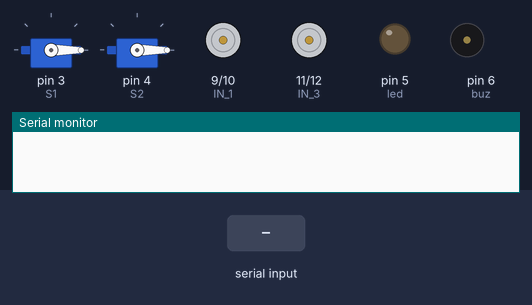
Simulated run of this sketch. Board: Arduino Uno, built with avr-gcc and run on an emulated ATmega328P. Shown: 2 × servo, motor-driver pin pairs drawn as motors (green arrow = first pin HIGH = forward, orange = second pin HIGH = backward, longer = more drive, scaled by the enable pin), output pins drawn as LEDs (lit = HIGH), buzzer (waves = sounding, pin HIGH), the last lines printed to the serial monitor. The test bench sets the inputs (shaded band).

Above: at 1.2 s.
1.3 s: "V" received over Serial
At 2.2 s:
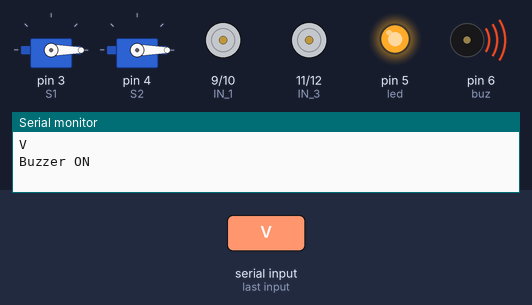
2.9 s: "R" received over Serial
At 4.0 s:
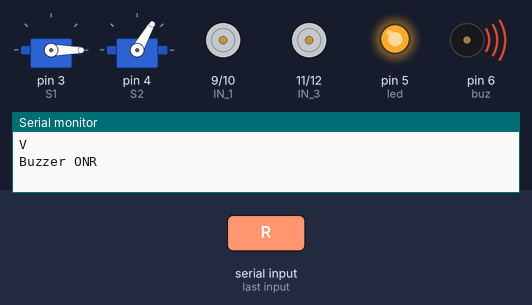
4.4 s: "L" received over Serial
5.9 s: "F" received over Serial
7.4 s: "B" received over Serial
8.9 s: "W" received over Serial
At 8.97 s:
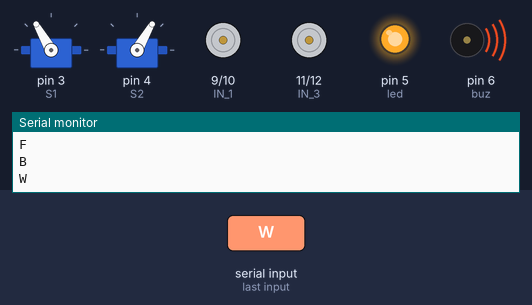
At 10.5 s:
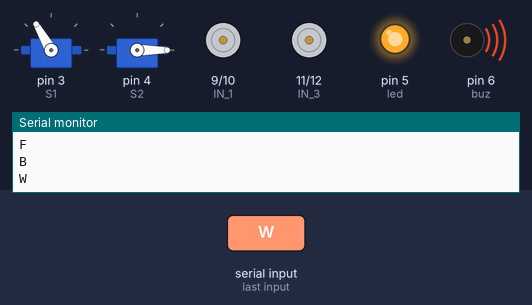
Timing chart, 0 to 11.5 s (numbered marks = the images above; inputs shaded):
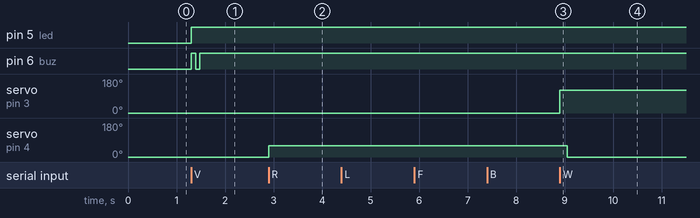

Measured:
- after the input at 1.3 s, pin 5 (led): LOW → HIGH at once; pin 6 (buz): LOW → HIGH at once, → LOW 0.09 s later, → HIGH 0.09 s later
- after the input at 2.9 s, servo on pin 4 (S2): 0° → 60° at once
- after the input at 8.9 s, servo on pin 3 (S1): 0° → 120° at once; servo on pin 4 (S2): 60° → 0° after 0.15 s

The sketch:

Bth_rc_car.ino
```cpp
//Techatronic.com

#include <Servo.h>
Servo servo1;
Servo servo2;

int angle = 0;
#define S1   3                 // Left arm
#define S2   4                // Right arm

#define ENA 7           // Enable/speed motors Right
#define ENB 8          // Enable/speed motors Left
#define led 5         // led EYE
#define buz 6        // buzzer

#define IN_1 9      // Motor driver inputs
#define IN_2 10
#define IN_3 11
#define IN_4 12


void setup()
{
  Serial.begin(9600);
pinMode(IN_1, OUTPUT);
pinMode(IN_2, OUTPUT);
pinMode(IN_3, OUTPUT);
pinMode(IN_4, OUTPUT);
pinMode(ENA, OUTPUT);
pinMode(ENB, OUTPUT);
pinMode(led, OUTPUT);
pinMode(buz, OUTPUT);
 servo1.attach(S1);
 servo2.attach(S2);
 servo1.write(angle);
 servo2.write(angle);

}
void loop()
{

 if (Serial.available()>0)
 {
  digitalWrite(led, LOW);
  char sig=char(Serial.read());
  Serial.println(sig);

  digitalWrite(led, HIGH);
 if (sig=='R')
{
  digitalWrite(led, LOW);
  servo1.write(60);
  servo2.write(0);
  digitalWrite(IN_1, HIGH);
  digitalWrite(IN_2, LOW);
  digitalWrite(IN_3, HIGH);
  digitalWrite(IN_4, LOW);
  digitalWrite(led, HIGH);
  servo1.write(0);
  servo2.write(60);
  }

  else if (sig=='L')
{
  digitalWrite(led, LOW);
  servo1.write(60);
  servo2.write(0);
digitalWrite(IN_1, LOW);
  digitalWrite(IN_2, HIGH);
  digitalWrite(IN_3, LOW);
  digitalWrite(IN_4, HIGH);
  digitalWrite(led, HIGH);
  servo1.write(0);
  servo2.write(60);
  }

else if (sig=='F')
{

  digitalWrite(led, LOW);
  servo1.write(60);
  servo2.write(0);
  digitalWrite(IN_1, HIGH);
  digitalWrite(IN_2, LOW);
  digitalWrite(IN_3, LOW);
  digitalWrite(IN_4, HIGH);
  digitalWrite(led, HIGH);
  servo1.write(0);
  servo2.write(60);

  }

 else if (sig=='B')
{

  digitalWrite(led, LOW);
  servo1.write(60);
  servo2.write(0);
  digitalWrite(IN_1, LOW);
  digitalWrite(IN_2, HIGH);
  digitalWrite(IN_3, HIGH);
  digitalWrite(IN_4, LOW);
  digitalWrite(led, HIGH);
  servo1.write(0);
  servo2.write(60);

  }


else if (sig=='W'){
 servo1.write(120);
 delay(150);
 servo2.write(0);
}
else if (sig=='w'){
 servo1.write(0);
 delay(150);
 servo2.write(0);
}
else if (sig=='U'){
 servo2.write(120);
 delay(150);
 servo1.write(0);
}
else if (sig=='u'){
 servo1.write(0);
 delay(150);
 servo2.write(0);
}
else if (sig=='V'){
 digitalWrite(buz, HIGH);
  Serial.print("Buzzer ON");

 delay(90);
 digitalWrite(buz, LOW);
 delay(90);
 digitalWrite(buz, HIGH);
}
else if (sig=='v'){
 digitalWrite(buz, LOW);
 Serial.print("Buzzer OFF");
}

else if(sig=='S')
{
  digitalWrite(led, LOW);
  servo1.write(60);
  servo2.write(0);
  digitalWrite(IN_1, LOW);
  digitalWrite(IN_2, LOW);
  digitalWrite(IN_3, LOW);
  digitalWrite(IN_4, LOW);
  delay(90);
  digitalWrite(led, HIGH);
  servo1.write(0);
  servo2.write(60);
  }
}
}
```
